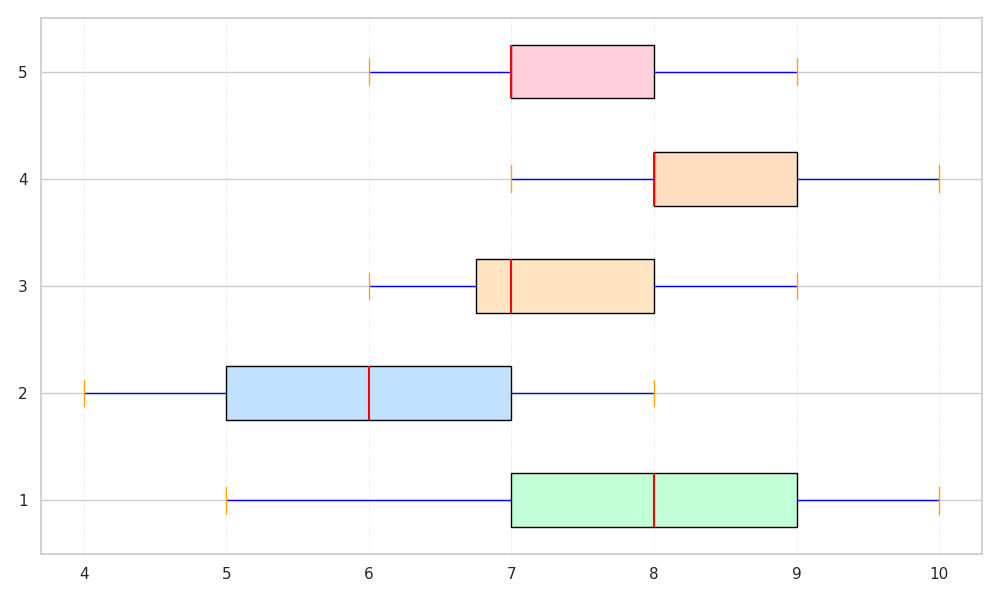

Write Python code to recreate this figure.
import matplotlib.pyplot as plt

# Satisfaction scores for each department
satisfaction_scores = {
    'Computer Science': [8, 7, 9, 6, 8, 7, 9, 10, 9, 5, 7, 6, 8, 9, 7, 9],
    'Humanities': [6, 5, 7, 8, 6, 5, 6, 7, 5, 5, 6, 7, 5, 8, 4, 5],
    'Business': [7, 8, 6, 8, 7, 7, 9, 6, 6, 7, 7, 6, 7, 8, 9, 7],
    'Engineering': [9, 8, 7, 9, 10, 8, 7, 9, 8, 9, 8, 8, 9, 9, 8, 7],
    'Sciences': [7, 8, 7, 8, 7, 8, 6, 7, 7, 8, 8, 9, 7, 8, 6, 7]
}

# Prepare data
data = list(satisfaction_scores.values())

# Create the box plot
plt.figure(figsize=(10, 6))
box = plt.boxplot(data, notch=False, vert=False, patch_artist=True)

# Define colors and styling
colors = ['#C1FFD7', '#C1E1FF', '#FFE4C1', '#FFDDC1', '#FFD1DC']
for patch, color in zip(box['boxes'], colors):
    patch.set_facecolor(color)

# Customize elements
plt.grid(axis='x', linestyle=':', linewidth=0.5, alpha=0.8)

for whisker in box['whiskers']:
    whisker.set(color='blue', linewidth=1)

for cap in box['caps']:
    cap.set(color='orange', linewidth=1)

for median in box['medians']:
    median.set(color='red', linewidth=1.5)

plt.tight_layout()
plt.show()
